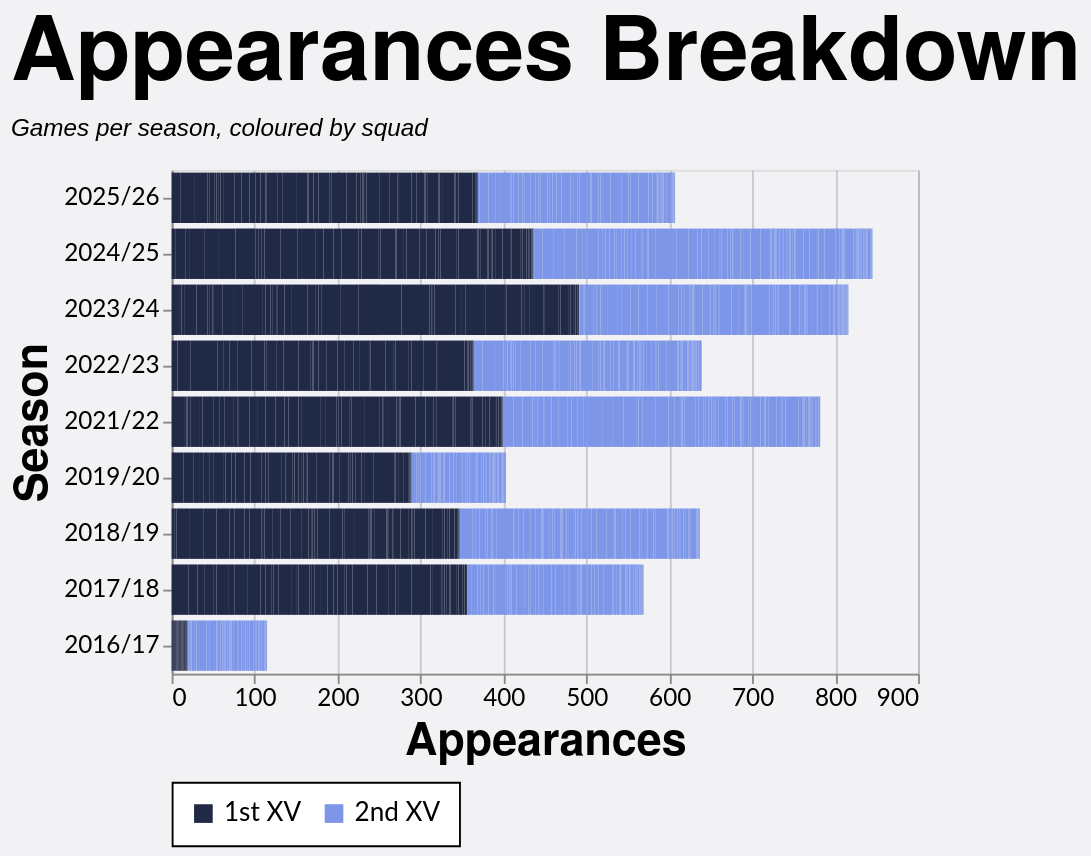

This figure's Vega-Lite source:
### Vega-Lite specification from a JSON file in a GitHub repository (floating-point values rounded to 4 significant figures; data arrays with more than 128 entries replaced by an {"elided": "..."} marker saying what was removed)
{"config": {"axis": {"labelFont": "Lato, sans-serif", "titleFont": "PT Sans Narrow, Helvetica Neue, Helvetica, Arial, sans-serif", "labelFontSize": 13, "titleFontSize": 24, "gridColor": "#202947", "gridOpacity": 0.2}, "header": {"labelFont": "PT Sans Narrow, Helvetica Neue, Helvetica, Arial, sans-serif", "titleFont": "PT Sans Narrow, Helvetica Neue, Helvetica, Arial, sans-serif", "labelFontSize": 24, "titleFontSize": 28, "labelFontWeight": "bold", "orient": "left"}, "legend": {"labelFont": "Lato, sans-serif", "titleFont": "PT Sans Narrow, Helvetica Neue, Helvetica, Arial, sans-serif", "labelFontSize": 14, "titleFontSize": 16, "titlePadding": 5, "fillColor": "white", "strokeColor": "black", "padding": 10, "titleFontWeight": "lighter", "titleFontStyle": "italic", "titleColor": "gray", "offset": 10}, "title": {"font": "PT Sans Narrow, Helvetica Neue, Helvetica, Arial, sans-serif", "fontSize": 48, "fontWeight": "bold", "anchor": "start", "align": "center", "titlePadding": 20, "subtitlePadding": 10, "subtitleFontSize": 13, "subtitleColor": "", "subtitleFontStyle": "italic", "offset": 15, "color": "black"}, "axisX": {"labelAngle": 0}, "facet": {"title": null, "header": null, "align": {"row": "each", "column": "each"}}, "resolve": {"scale": {"y": "independent", "facet": "independent"}}, "background": "#f2f1f4"}, "data": {"name": "data-dee0e13d17f58df88fc98c054d6d6de3"}, "mark": {"type": "bar"}, "encoding": {"color": {"field": "color_value", "legend": {"orient": "bottom", "title": null}, "scale": {"range": ["#202946", "#7d96e8", "#99151520"]}, "sort": ["1st XV", "2nd XV", "Unknown"], "type": "nominal"}, "tooltip": [{"field": "player", "title": "Player", "type": "nominal"}, {"field": "season", "title": "Season", "type": "nominal"}, {"field": "color_value", "title": "Group", "type": "nominal"}, {"aggregate": "sum", "field": "apps", "title": "Appearances", "type": "quantitative"}], "x": {"aggregate": "sum", "field": "apps", "title": "Appearances", "type": "quantitative"}, "y": {"field": "season", "sort": {"field": "season_sort", "op": "max", "order": "descending"}, "title": "Season", "type": "nominal"}}, "height": {"step": 30}, "title": {"text": "Appearances Breakdown", "subtitle": "Games per season, coloured by squad"}, "width": 400, "$schema": "https://vega.github.io/schema/vega-lite/v5.20.1.json", "datasets": {"data-dee0e13d17f58df88fc98c054d6d6de3": {"elided": "2562 records"}}}
